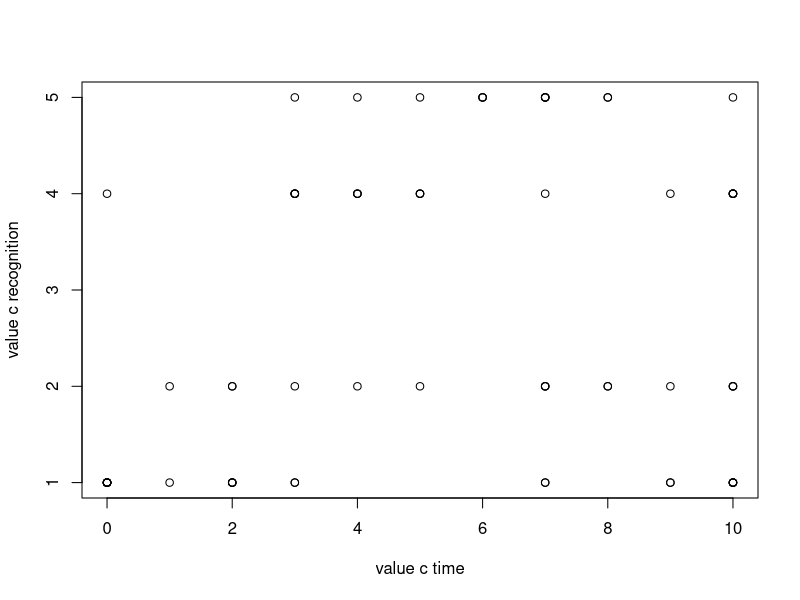

R code for this plot: (Note: this script raises an error after producing the figure.)
library('ggplot2')
dataframe <- read.csv("captcha.csv")

str(dataframe)

m1 <- lm(formula = dataframe$crec ~ dataframe$ctime + dataframe$itime)

#reg : crec = 19018 + 0.1153*itme + 0.0306*ctime  

summary(m1)

plot(dataframe$crec~dataframe$ctime,xlab="value c time",ylab="value c recognition")
abline(m2,col='pink')

g <- ggplot(data=dataframe,aes(x=ctime,y=crec))
g+geom_point(colour="grey60")+stat_smooth(method=lm,level=0.99)

g2 <- ggplot(data=dataframe,aes(x=itime,y=crec))
g2+geom_point(colour="grey60")+stat_smooth(method=lm,level=0.99,colour="Red")

g3 <- ggplot(data=dataframe,aes(x=itime,y=ctime))
g3+geom_point(colour="grey60")+stat_smooth(method=lm,level=0.99,colour="Orange")

####

fit <- lm(formula = dataframe$crec ~ dataframe$ctime + dataframe$itime)
summary(fit)

coef(fit)
intercept =coef(fit)
slope= coef(fit)
